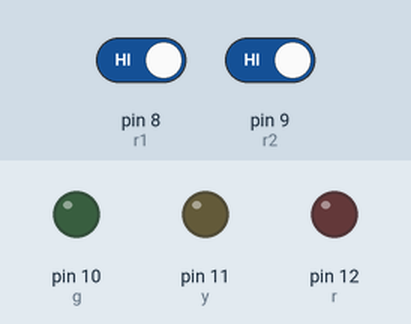
A sketch run on a simulated Arduino Uno, built with avr-gcc and run on an emulated ATmega328P. On the bench: output pins drawn as LEDs (lit = HIGH). The inputs (shaded band) are chosen by the test bench; at power-on: pin 8 (r1) HIGH, pin 9 (r2) HIGH.

Above: at 1.2 s.
1.3 s: pin 8 (r1) driven LOW
At 2.4 s:
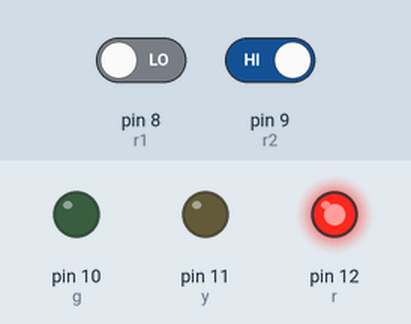
2.8 s: pin 9 (r2) driven LOW
At 3.5 s:
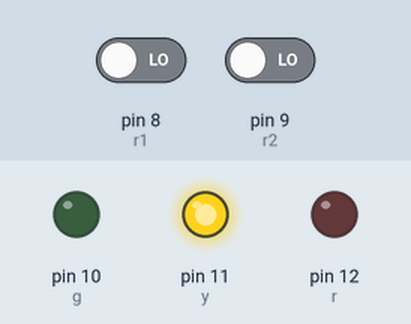
4.3 s: pin 8 (r1) driven HIGH
At 4.7 s:
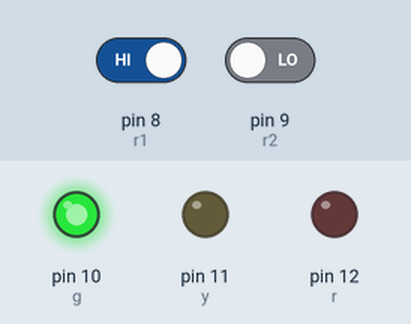
5.8 s: pin 9 (r2) driven HIGH
At 7.0 s:
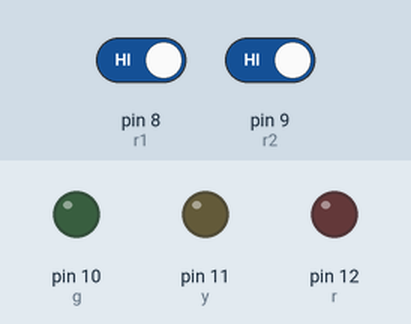
Timing chart, 0 to 8.3 s (numbered marks = the images above; inputs shaded):
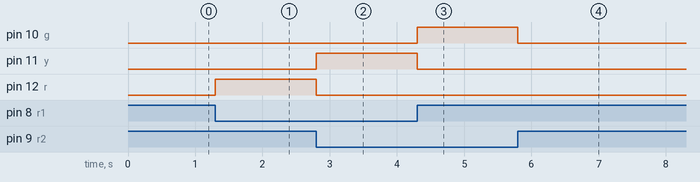

The sketch:

sketch_sep1e.ino
```cpp
int r=12;
int y=11;
int g= 10;
int ir1, ir2;
int r1=8 , r2=9;
void setup() {
  // put your setup code here, to run once:
Serial.begin(9600);
pinMode(r1,INPUT);
pinMode(r2,INPUT);
pinMode(r,OUTPUT);
pinMode(y,OUTPUT);
pinMode(g,OUTPUT);
}

void loop() {
  // put your main code here, to run repeatedly:
ir1=digitalRead(r1);


ir2=digitalRead(r2);


if(ir1==LOW && ir2==HIGH)
{
  digitalWrite(r, HIGH);
  digitalWrite(y, LOW);
  digitalWrite(g, LOW);


}
else if(ir2==LOW && ir1==HIGH)
{
  digitalWrite(g, HIGH);
  digitalWrite(r, LOW);
  digitalWrite(y, LOW);

}
else if(ir1==LOW && ir2==LOW)
{
 digitalWrite(g, LOW);
  digitalWrite(r, LOW);
  digitalWrite(y, HIGH);
}
else
{
  digitalWrite(g, LOW);
  digitalWrite(r, LOW);
  digitalWrite(y, LOW);
}


}
```

Measured:
- after the input at 1.3 s, pin 12 (r): LOW → HIGH at once
- after the input at 2.8 s, pin 11 (y): LOW → HIGH at once; pin 12 (r): HIGH → LOW at once
- after the input at 4.3 s, pin 10 (g): LOW → HIGH at once; pin 11 (y): HIGH → LOW at once
- after the input at 5.8 s, pin 10 (g): HIGH → LOW at once
